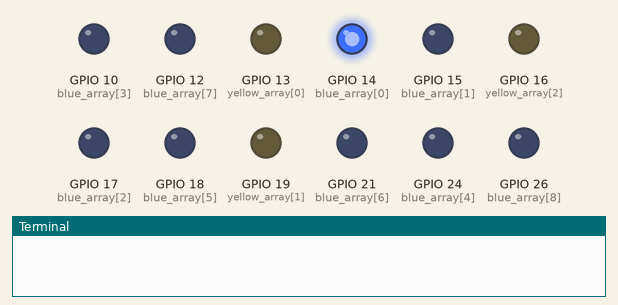
Simulated run of this program. Board: Raspberry Pi (BCM pin numbers). On the bench: output pins drawn as LEDs (lit = HIGH), the last lines printed to the terminal. At 9.0 s the program stops and its outputs stay as they are.

Above: at 0.1 s.
At 1.1 s:
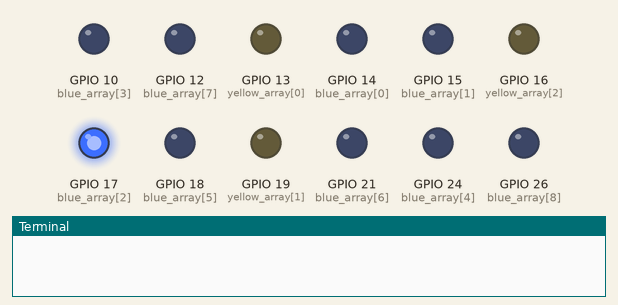
At 2.1 s:
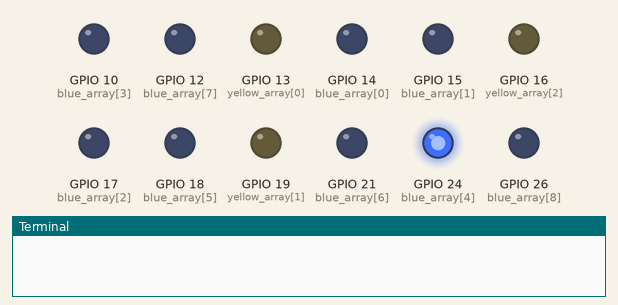
At 4.6 s:
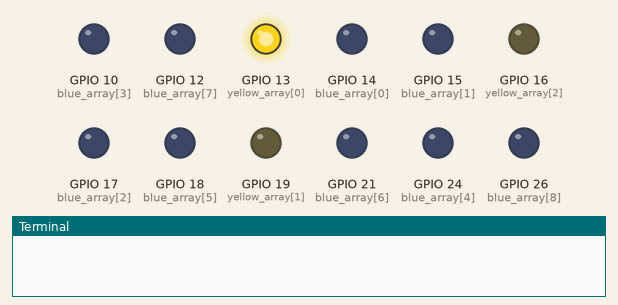
At 7.1 s:
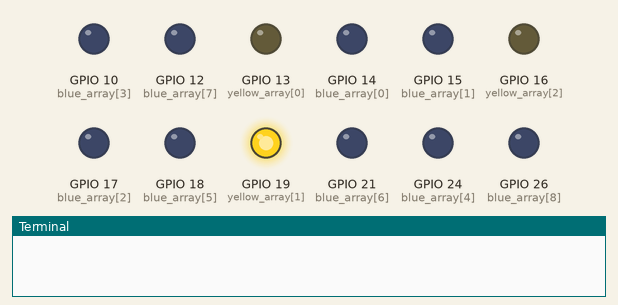
At 9.1 s:
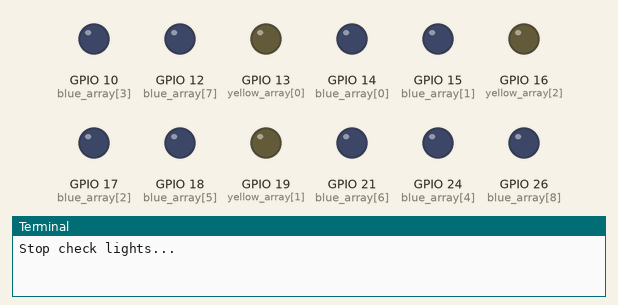
Timing chart, 0 to 10.5 s (numbered marks = the images above):
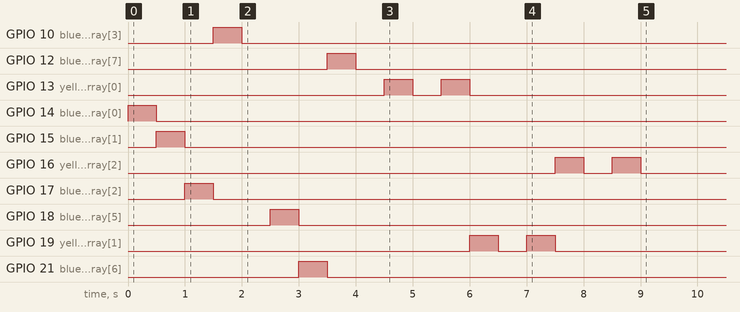

The program:

gpio.py
```python
import RPi.GPIO as GPIO
import time

GPIO.setmode(GPIO.BCM)

blue_array = [14, 15, 17, 10, 24, 18, 21, 12, 26]
yellow_array = [13, 19, 16]

for i in blue_array:
    GPIO.setup(i, GPIO.OUT)
    GPIO.output(i, GPIO.HIGH)
    time.sleep(0.5)
    GPIO.output(i, GPIO.LOW)

for j in yellow_array:
    GPIO.setup(j, GPIO.OUT)
    GPIO.output(j, GPIO.HIGH)
    time.sleep(0.5)
    GPIO.output(j, GPIO.LOW)
    time.sleep(0.5)
    GPIO.output(j, GPIO.HIGH)
    time.sleep(0.5)
    GPIO.output(j, GPIO.LOW)

print('Stop check lights...')

GPIO.cleanup()

#13, 19, 16 - yellow
#14, 15, 17, 10, 24, 18, 21, 12, 26 - blue
```

Measured:
- by itself, GPIO 10 (blue_array[3]): LOW → HIGH at 1.5 s, → LOW 0.50 s later
- by itself, GPIO 12 (blue_array[7]): LOW → HIGH at 3.5 s, → LOW 0.50 s later
- by itself, GPIO 13 (yellow_array[0]): LOW → HIGH at 4.5 s, → LOW 0.50 s later, → HIGH 0.50 s later, → LOW 0.50 s later, … (4 changes in this stretch)
- by itself, GPIO 14 (blue_array[0]): LOW → HIGH at 0.00 s, → LOW 0.50 s later
- by itself, GPIO 15 (blue_array[1]): LOW → HIGH at 0.50 s, → LOW 0.50 s later
- by itself, GPIO 16 (yellow_array[2]): LOW → HIGH at 7.5 s, → LOW 0.50 s later, → HIGH 0.50 s later, → LOW 0.50 s later, … (4 changes in this stretch)
- by itself, GPIO 17 (blue_array[2]): LOW → HIGH at 1.0 s, → LOW 0.50 s later
- by itself, GPIO 18 (blue_array[5]): LOW → HIGH at 2.5 s, → LOW 0.50 s later
